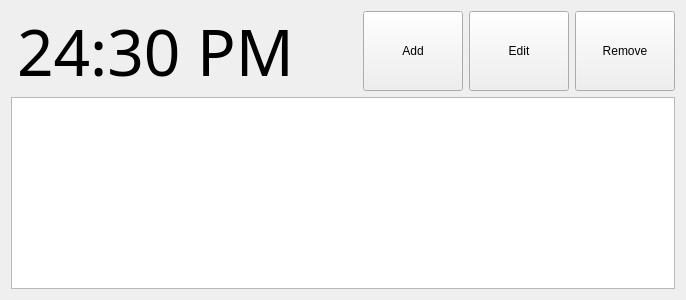
      <widget class="QWidget" name="tab_3">
       <attribute name="title">
        <string>Schedule</string>
       </attribute>
       <layout class="QVBoxLayout" name="verticalLayout_14">
        <item>
         <widget class="QWidget" name="widget_3" native="true">
          <property name="maximumSize">
           <size>
            <width>16777215</width>
            <height>80</height>
           </size>
          </property>
          <layout class="QHBoxLayout" name="horizontalLayout_4">
           <property name="margin">
            <number>0</number>
           </property>
           <item>
            <widget class="QWidget" name="widget_5" native="true">
             <layout class="QHBoxLayout" name="horizontalLayout_3">
              <property name="margin">
               <number>0</number>
              </property>
             </layout>
            </widget>
           </item>
           <item>
            <widget class="QLabel" name="schedule_clock">
             <property name="sizePolicy">
              <sizepolicy hsizetype="Minimum" vsizetype="Minimum">
               <horstretch>0</horstretch>
               <verstretch>0</verstretch>
              </sizepolicy>
             </property>
             <property name="minimumSize">
              <size>
               <width>300</width>
               <height>0</height>
              </size>
             </property>
             <property name="font">
              <font>
               <family>DINPro-Light</family>
               <pointsize>48</pointsize>
              </font>
             </property>
             <property name="text">
              <string>24:30 PM</string>
             </property>
             <property name="textFormat">
              <enum>Qt::AutoText</enum>
             </property>
             <property name="scaledContents">
              <bool>false</bool>
             </property>
             <property name="alignment">
              <set>Qt::AlignLeading|Qt::AlignLeft|Qt::AlignVCenter</set>
             </property>
            </widget>
           </item>
           <item>
            <spacer name="horizontalSpacer">
             <property name="orientation">
              <enum>Qt::Horizontal</enum>
             </property>
             <property name="sizeHint" stdset="0">
              <size>
               <width>40</width>
               <height>20</height>
              </size>
             </property>
            </spacer>
           </item>
           <item>
            <widget class="QPushButton" name="Schedule_Add">
             <property name="sizePolicy">
              <sizepolicy hsizetype="Minimum" vsizetype="Expanding">
               <horstretch>0</horstretch>
               <verstretch>0</verstretch>
              </sizepolicy>
             </property>
             <property name="minimumSize">
              <size>
               <width>100</width>
               <height>0</height>
              </size>
             </property>
             <property name="text">
              <string>Add</string>
             </property>
             <property name="icon">
              <iconset>
               <normalon>:/Graphics/Images/Add.png</normalon>
              </iconset>
             </property>
            </widget>
           </item>
           <item>
            <widget class="QPushButton" name="Schedule_Edit">
             <property name="sizePolicy">
              <sizepolicy hsizetype="Minimum" vsizetype="Expanding">
               <horstretch>0</horstretch>
               <verstretch>0</verstretch>
              </sizepolicy>
             </property>
             <property name="minimumSize">
              <size>
               <width>100</width>
               <height>0</height>
              </size>
             </property>
             <property name="text">
              <string>Edit</string>
             </property>
             <property name="icon">
              <iconset>
               <normalon>:/Graphics/Images/Pen.png</normalon>
              </iconset>
             </property>
            </widget>
           </item>
           <item>
            <widget class="QPushButton" name="Schedule_Remove">
             <property name="sizePolicy">
              <sizepolicy hsizetype="Minimum" vsizetype="Expanding">
               <horstretch>0</horstretch>
               <verstretch>0</verstretch>
              </sizepolicy>
             </property>
             <property name="minimumSize">
              <size>
               <width>100</width>
               <height>0</height>
              </size>
             </property>
             <property name="text">
              <string>Remove</string>
             </property>
             <property name="icon">
              <iconset>
               <normalon>:/Graphics/Images/Remove.png</normalon>
              </iconset>
             </property>
             <property name="iconSize">
              <size>
               <width>16</width>
               <height>16</height>
              </size>
             </property>
            </widget>
           </item>
          </layout>
         </widget>
        </item>
        <item>
         <widget class="QTableView" name="Schedule_Table">
          <property name="alternatingRowColors">
           <bool>true</bool>
          </property>
          <attribute name="horizontalHeaderStretchLastSection">
           <bool>true</bool>
          </attribute>
          <attribute name="verticalHeaderVisible">
           <bool>false</bool>
          </attribute>
         </widget>
        </item>
       </layout>
      </widget>
